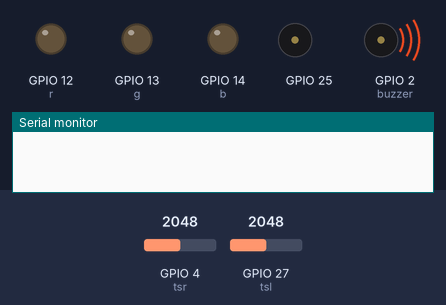
A sketch run on a simulated ESP32. Parts: output pins drawn as LEDs (lit = HIGH), buzzer (waves = sounding, pin HIGH), the last lines printed to the serial monitor. The inputs (shaded band) are chosen by the test bench; at power-on: GPIO 4 (tsr) = 2048, GPIO 27 (tsl) = 2048.

Above: at 1.3 s.
1.4 s: GPIO 4 (tsr) set to 17
2.9 s: GPIO 4 (tsr) set to 14
At 4.1 s:
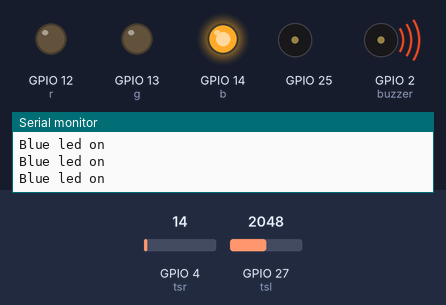
4.5 s: GPIO 27 (tsl) set to 12
6.0 s: GPIO 27 (tsl) set to 9
At 6.4 s:
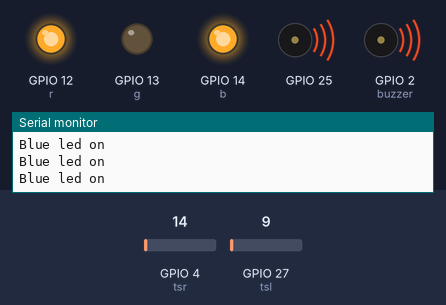
9.0 s: GPIO 4 (tsr) set to 491
At 10.2 s:
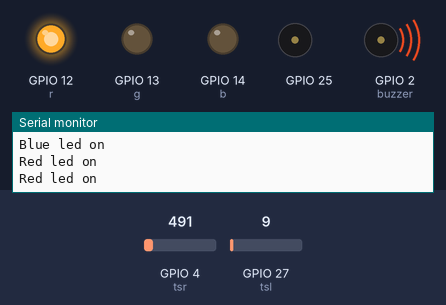
10.9 s: GPIO 4 (tsr) set to 0
At 12.5 s:
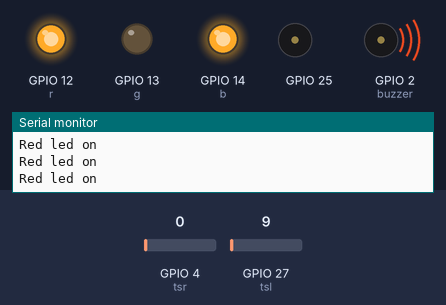
Timing chart, 0 to 14.9 s (numbered marks = the images above; inputs shaded):
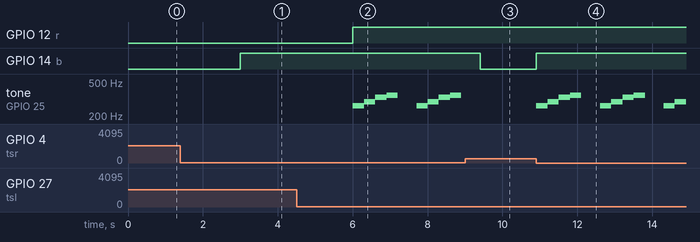

Measured:
- the behaviour switches between 16 and 15 on GPIO 4 (tsr) (found by bisection; images 0 and 1)
- the behaviour switches between 11 and 10 on GPIO 27 (tsl) (found by bisection; images 1 and 2)
- after the input at 1.4 s, every drawn part: stays the same
- after the input at 2.9 s, GPIO 14 (b): LOW → HIGH after 0.10 s
- after the input at 6.0 s, GPIO 12 (r): LOW → HIGH at once; tone on GPIO 25: plays 262 Hz for 0.30 s, 294 Hz for 0.30 s, 330 Hz for 0.30 s, 349 Hz for 0.30 s, 262 Hz for 0.30 s, 294 Hz for 0.30 s … (8 notes in this stretch), starting at once
- after the input at 9.0 s, GPIO 14 (b): HIGH → LOW after 0.40 s; tone on GPIO 25: stops changing and stays silent
- after the input at 10.9 s, GPIO 14 (b): LOW → HIGH at once; tone on GPIO 25: silent → 262 Hz at once, then repeats every 1.7 s: 294 Hz 0.30 s, 330 Hz 0.30 s, 349 Hz 0.30 s, silent 0.50 s, 262 Hz 0.30 s

The sketch:

test4.ino
```cpp
#define tsr 4
#define tsl 27
#define r 12
#define g 13
#define b 14
#define buzzer 2

bool tsrv, tslv;
int melody[4] = {262, 294, 330, 349};

void setup() {
  Serial.begin(115200);

  pinMode(tsr, INPUT);
  pinMode(tsl, INPUT);
  pinMode(r, OUTPUT);
  pinMode(g, OUTPUT);
  pinMode(b, OUTPUT);
  pinMode(buzzer, OUTPUT);

  digitalWrite(buzzer, HIGH);

  ledcAttachPin(25, 0);
}

void loop() {
  tsrv = analogRead(tsr) <= 15;
  tslv = analogRead(tsl) <= 10;

  if(tsrv and tslv){
    digitalWrite(r, HIGH);
    digitalWrite(b, HIGH);
    for(int i=0; i<4; i++){
      ledcWriteTone(0, melody[i]);
      delay(300);
    }
    ledcWriteTone(0, 0);
  }
  else if(tslv){
    digitalWrite(r, HIGH);
    digitalWrite(b, LOW);
    Serial.println("Red led on");
  }
  else if(tsrv){
    digitalWrite(r, LOW);
    digitalWrite(b, HIGH);
    Serial.println("Blue led on");
  }
  else{
    digitalWrite(r, LOW);
    digitalWrite(b, LOW);
  }
  delay(500);
}
```
